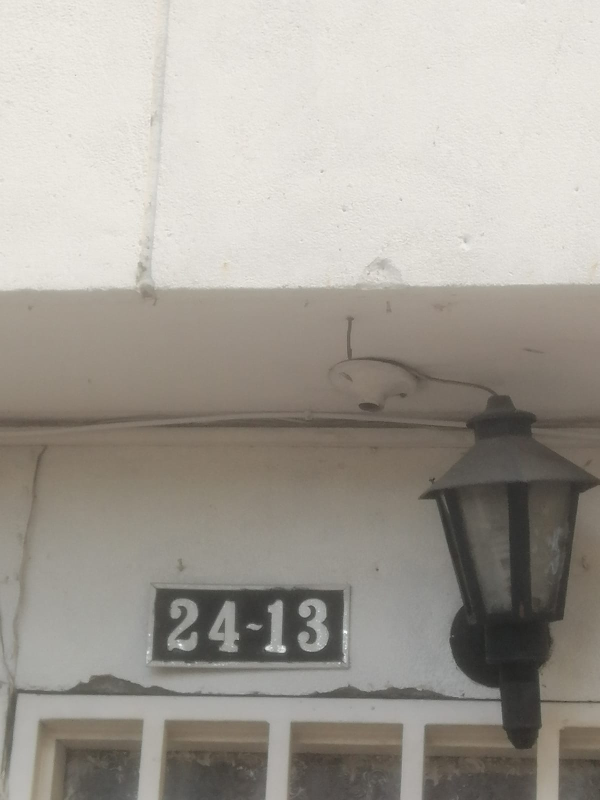
#> input picture uploads/placa8.jpg, 1200 x 1600 px, found by its file name (shown at 1/2 size)
$ jupyter execute --allow-errors Proyecto_CVTxVC_v15.ipynb   (shell and % lines are left out)
#> lines starting #> are read from the running program, lines starting #| are printed output that depends on the picture; after the words box and inside, x2 and y2 are one past the last pixel; in counts of white or black regions, pixels touching at a corner belong together
# <font color='blue'>**PROYECTO: Control de Visitas Técnicas con Visión Computacional**

<font color='red'>Alba Ramirez    2216260 \\
<font color='red'>Milton Guarin   2210702

##<font color='blue'>Descripción del proyecto

Implementar un sistema de control con visión computacional, para controlar que los técnicos de instalaciones y reparaciones realicen realmente la visita al usuario, validando a través de una fotografía de la placa del predio que el numero de la placa coincida con el numero de la dirección entregada al técnico en la orden.

Para este proyecto utilizaremos técnicas de visión computacional tradicional con OPENCV para localizar la placa dentro de la imagen mediante identificación de contonos, posteriormente identificar el contorno de los caracteres y segmentarlos.  Luego a través de una CNN entrenada, realizar la clasificación de cada uno de esos caracteres y así identificar la placa del predio.

##<font color='blue'>Parte 1.  Uso de técnicas de visión computacional tradicional con OPENCV para LOCALIZAR la placa dentro de la imagen mediante identificación de contornos

###<font color='blue'>Importamos las librerias necesarias

[cell 1]
# Importamos las librerias necesarias

from comet_ml import Experiment
import os
import cv2
import glob
import imutils
import numpy as np
import pandas as pd
import matplotlib.pyplot as plt
from google.colab.patches import cv2_imshow
import tensorflow as tf
import tensorflow.keras.backend as K
from tensorflow import keras
import tensorflow.keras.layers as layers
from sklearn.metrics import f1_score
from tensorflow.keras import optimizers
from tensorflow.keras.models import Sequential
from tensorflow.keras.preprocessing.image import ImageDataGenerator
from tensorflow.keras.layers import Dense, Flatten, MaxPooling2D, Dropout, Conv2D

###<font color='blue'>Leer las imagenes almacenadas en Google Drive

[cell 2]
from google.colab import drive
drive.mount('/content/drive', force_remount=True)

[cell 3]
img_dir = '/content/drive/MyDrive/deteccion_placas/test'
file = img_dir + '/' + 'placa8.jpg'

[cell 4]
#Leer y mostrar las imagenes

def display(img):
    img = cv2.cvtColor(img, cv2.COLOR_BGR2RGB)
    fig = plt.figure(figsize=(10,6))
    ax = plt.subplot(111)
    ax.imshow(img)
    plt.axis('off')
    plt.show()

img = cv2.imread(file)
#> img is the input picture: shape (1600, 1200, 3); mean B, G, R 151.5, 159.4, 164.2
img = cv2.resize(img, (600,400))
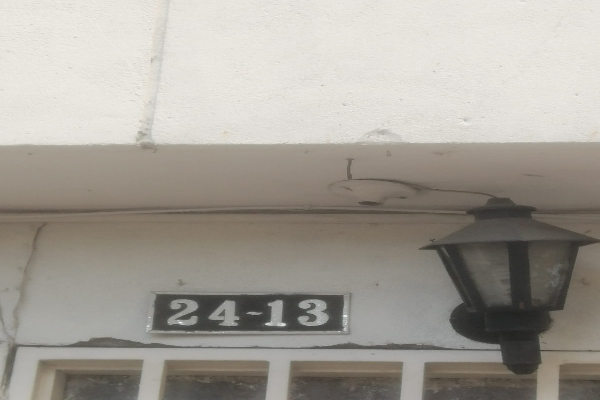
#> img: shape (400, 600, 3); mean B, G, R 151.6, 159.5, 164.3
display(img)

###<font color='blue'>Preprocesamiento de imagenes

Utilizamos identificacion de contornos en la imagen con OPENCV para localizar la placa dentro de la imagen

[cell 5]
# Convertimos la imagen a escalas de grises

img_gray = cv2.cvtColor(img, cv2.COLOR_RGB2GRAY)
cv2_imshow(img_gray)

[cell 6]
# Aplicamos filtros y encontramos los bordes para localizacion de la placa en la imagen

img_blurred = cv2.GaussianBlur(img_gray, ksize=(3, 3), sigmaX=0)

img_thresh = cv2.adaptiveThreshold(
    img_blurred,
    maxValue=255.0,
    adaptiveMethod=cv2.ADAPTIVE_THRESH_GAUSSIAN_C,
    thresholdType=cv2.THRESH_BINARY_INV,
    blockSize=19,
    C=9
)
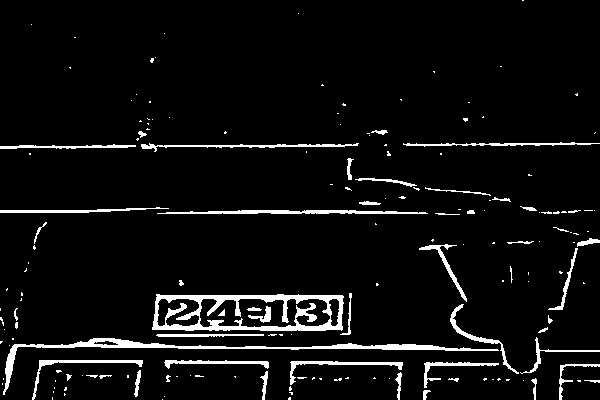
#> img_thresh: shape (400, 600); 5.6% white; 169 white regions (117 under 20 px)

plt.figure(figsize=(12, 10))
plt.imshow(img_thresh, cmap='gray')
plt.axis('off')
plt.show()

[cell 7]
keypoints = cv2.findContours(img_thresh.copy(), cv2.RETR_TREE, cv2.CHAIN_APPROX_SIMPLE)
#> keypoints = 173 contours, 134 with area under 20; largest, box (x1, y1, x2, y2) and area: (152, 294, 344, 331) 6470, (199, 298, 331, 328) 2998, (3, 338, 499, 395) 1660, (156, 298, 200, 327) 894, (157, 210, 428, 214) 511
contours = imutils.grab_contours(keypoints)
#> contours has the same summary as keypoints
contours = sorted(contours, key=cv2.contourArea, reverse=True)[:10]
#> contours = 10 contours; largest, box (x1, y1, x2, y2) and area: (152, 294, 344, 331) 6470, (199, 298, 331, 328) 2998, (3, 338, 499, 395) 1660, (156, 298, 200, 327) 894, (157, 210, 428, 214) 511

[cell 8]
location=None
for contour in contours:
  approx = cv2.approxPolyDP(contour, 10, True)
  if len (approx) == 4:
    location = approx
    break
#> this loop made 1 pass
#> location on pass 1: [[152, 327], [341, 330], [343, 296], [156, 294]]

[cell 9]
location
#> Out = [[152, 327], [341, 330], [343, 296], [156, 294]]

[cell 10]
mask = np.zeros(img_gray.shape, np.uint8)
new_img = cv2.drawContours(mask, [location], 0,255,-1)
#> new_img: shape (400, 600); 2.7% white; 1 white region, box (x1, y1, x2, y2) and area: (152, 294, 344, 331) 6528
new_img = cv2.bitwise_and(img, img, mask=mask)
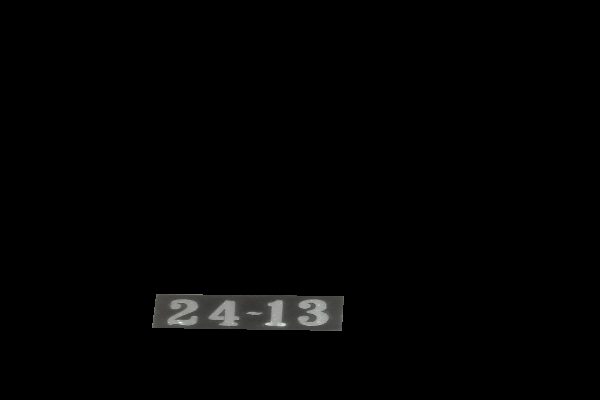
#> new_img: shape (400, 600, 3); mean B, G, R 2.5, 2.6, 2.6

[cell 11]
plt.imshow(cv2.cvtColor(new_img, cv2.COLOR_BGR2RGB))

[cell 12]
# Recortamos de la imagen general, la imagen de la placa solamente

(x,y) = np.where (mask==255)
#> x = 6528 values from 294 to 330; y = 6528 values, max 343 at index 375, min 152 at index 5293, mean 248.4
(x1,y1) = (np.min(x), np.min(y))
#> x1 = 294; y1 = 152
(x2,y2) = (np.max(x), np.max(y))
#> x2 = 330; y2 = 343
cropped_img = img[x1:x2+1, y1:y2+1]

[cell 13]
cv2_imshow(cropped_img)

###<font color='blue'>Identificamos los caracteres individuales en la imagen de la placa

Utilizamos binarización de la imagen de la placa, transformación morfológica para cerrar la apertura del contorno de los caracteres e identificación de contornos de cada uno de los caracteres

[cell 14]
# Encuentra caracteres en la imagen recortada (cropped_img)
def segment_characters(image) :

    # Preprocesa la imagen cortada de la placa con binarización
    img = cv2.resize(image, (333, 75))
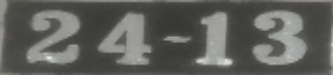
#> img: shape (75, 333, 3); mean B, G, R 92.7, 96.3, 95.8
    img_gray = cv2.cvtColor(img, cv2.COLOR_BGR2GRAY)
#> img_gray: shape (75, 333)
    _, img_binary_lp = cv2.threshold(img_gray, 200, 255, cv2.THRESH_BINARY+cv2.THRESH_OTSU)
#> img_binary_lp: shape (75, 333); 29% white; 15 white regions (4 under 20 px), largest, box (x1, y1, x2, y2) and area: (253, 11, 307, 65) 1878, (27, 10, 80, 64) 1713, (98, 13, 151, 65) 1587

    # Transformación morfologica para cerrar el shape de los digitos
    img_binary_lp = cv2.dilate(img_binary_lp, (2,2))
#> img_binary_lp: shape (75, 333); 31.4% white; 15 white regions (4 under 20 px), largest, box (x1, y1, x2, y2) and area: (253, 11, 307, 66) 1995, (27, 10, 80, 65) 1838, (98, 13, 151, 66) 1665
    kernel = np.ones((2,2), np.uint8)
    img_binary_lp = cv2.morphologyEx(img_binary_lp, cv2.MORPH_CLOSE, kernel)
#> img_binary_lp: shape (75, 333); 32.3% white; 12 white regions (2 under 20 px), largest, box (x1, y1, x2, y2) and area: (254, 12, 308, 67) 1998, (28, 11, 81, 66) 1841, (99, 14, 152, 67) 1669

    LP_WIDTH = img_binary_lp.shape[0]
#> LP_WIDTH = 75
    LP_HEIGHT = img_binary_lp.shape[1]
#> LP_HEIGHT = 333

    # Genera bordes blancos
    img_binary_lp[0:3,:] = 255
    img_binary_lp[:,0:3] = 255
    img_binary_lp[72:75,:] = 255
    img_binary_lp[:,330:333] = 255
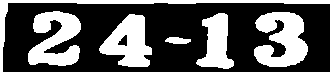
#> img_binary_lp: shape (75, 333); 38.3% white; 6 white regions

    # Estima el tamaño de los contornos de caracteres de las placas
    dimensions = [LP_WIDTH/5, LP_WIDTH/1, LP_HEIGHT/17, 2*LP_HEIGHT/3]
#> dimensions = [15, 75, 19.59, 222]

    plt.imshow(img_binary_lp, cmap='gray')
    plt.show()
    cv2.imwrite('contour.jpg',img_binary_lp)

    # Obtiene los cortornos de la imagen de la placa
    char_list = find_contours(dimensions, img_binary_lp)

    return char_list

[cell 15]
def find_contours(dimensions, img) :

    # Encontrar todos los contornos de la imagen
    cntrs = cv2.findContours(img.copy(), cv2.RETR_TREE, cv2.CHAIN_APPROX_NONE)
#> cntrs = 8 contours; box (x1, y1, x2, y2) and area: (0, 0, 333, 75) 24568, (2, 2, 331, 73) 22687, (254, 12, 308, 67) 1857, (28, 11, 81, 66) 1695, (99, 14, 152, 67) 1640, (196, 13, 234, 69) 1158, (165, 37, 191, 44) 110, (117, 34, 128, 47) 78

    # Recuperar las dimensiones
    lower_width = dimensions[0]
#> lower_width = 15
    upper_width = dimensions[1]
#> upper_width = 75
    lower_height = dimensions[2]
#> lower_height = 19.59
    upper_height = dimensions[3]
#> upper_height = 222

    M = []
    cX = []
    cY = []

    # Verifica los 15 contornos mas grandes para identificar el contorno de los caracteres
    cntrs = imutils.grab_contours(cntrs)
    cntrs = sorted(cntrs, key=cv2.contourArea, reverse=True)[:15]

    ii = cv2.imread('contour.jpg')
#> ii: shape (75, 333, 3); min 0, max 255, mean 97.7

    x_cntr_list = []
    target_contours = []
    img_res = []
    for cntr in cntrs :

        # Detecta el contorno en coordenadas binarias y devuelve las coordenadas del rectangulo
        intX, intY, intWidth, intHeight = cv2.boundingRect(cntr)

        # comprobar las dimensiones del contorno para filtrar los caracteres por tamaño del contorno
        if intWidth > lower_width and intWidth < upper_width and intHeight > lower_height and intHeight < upper_height :

            x_cntr_list.append(intX) # Almacenas las coordenadas del contorno

            # Identificación de los centroides

            M = cv2.moments(cntr)
            cX = int(M["m10"] / M["m00"])
            cY = int(M["m01"] / M["m00"])
            #print(cX)

            char_copy = np.zeros((44,24))

            #Extrae cada caracter usando coordenadas del rectangulo

            char = img[intY:intY+intHeight, intX:intX+intWidth]
            char = cv2.resize(char, (20, 40))

            cv2.rectangle(ii, (intX,intY), (intWidth+intX, intY+intHeight), (0,255,0), 2)
            plt.imshow(ii, cmap='gray')

            # Resultado formateado para clasificacion
           #char = cv2.subtract(255, char)

            # Cambiar el tamaño de la imagen a 24x44 con borde negro
            char_copy[2:42, 2:22] = char
            char_copy[0:2, :] = 0
            char_copy[:, 0:2] = 0
            char_copy[42:44, :] = 0
            char_copy[:, 22:24] = 0

            img_res.append(char_copy) # Lista que almacena la imagen binaria del caracter
#> this loop made 8 passes
#> (intX, intY, intWidth, intHeight, cX, cY) on passes 3 to 6: (254, 12, 54, 55, 281, 39), (28, 11, 53, 55, 55, 38), (99, 14, 53, 53, 128, 41), (196, 13, 38, 56, 216, 42)
#> (intX, intY, intWidth, intHeight) on passes 1, 2, 7, 8: (0, 0, 333, 75), (2, 2, 329, 71), (165, 37, 26, 7), (117, 34, 11, 13)
#> pass 3, in find_contours, `char = cv2.resize(char, (20, 40))`:
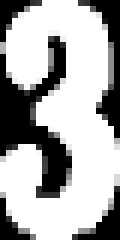
#> char: shape (40, 20) (shown 6 times larger); min 0, max 255, mean 170.8
#> after the loop:
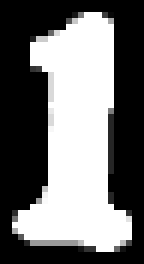
#> char_copy: shape (44, 24) float64 (shown 6 times larger); min 0, max 255, mean 112.7
#> after the loop:
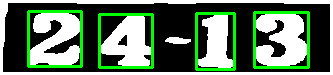
#> ii: shape (75, 333, 3); mean B, G, R 95.2, 120.6, 95.2
#> after the loop, img_res = 4 items; x_cntr_list = [254, 28, 99, 196]

    # Devuelve caracteres en orden ascendente con respecto a la coordenada x

    plt.show()
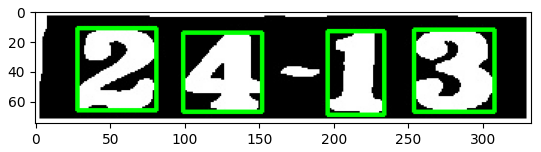
#> figure drawn by matplotlib, 1 panel
    # arbitrary function that stores sorted list of character indeces
    indices = sorted(range(len(x_cntr_list)), key=lambda k: x_cntr_list[k])
#> indices = [1, 2, 3, 0]
    img_res_copy = []
    for idx in indices:
        img_res_copy.append(img_res[idx])# Almacena las imagenes del caracter de acuerdo a su indice
#> this loop made 4 passes
#> idx on pass 4: 0
#> after the loop, img_res_copy = 4 items
    img_res = np.array(img_res_copy)

    return img_res

[cell 16]
# Segmentación de los caracteres de la imagen recortada de la placa
char = segment_characters(cropped_img)

[cell 17]
# Se separan los digitos de la imagen para identificarlos individualmente en el modelo
for i in range(len(char)):
    plt.subplot(1, len(char), i+1)
    plt.imshow(char[i], cmap='gray')
    plt.axis('off')
#> this loop made 4 passes
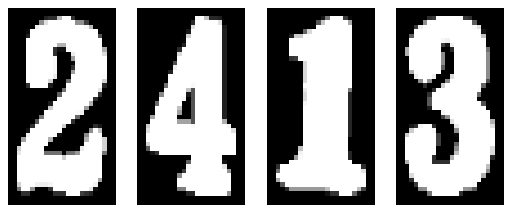
#> figure drawn by matplotlib, 4 panels

## <font color='blue'> Parte 2.  Entrenamiento de modelo CNN para clasificación de los caracteres de la imagen

Se utiliza un modelo CNN basado en AlexNet para realizar la clasificación de cada uno de los caracteres

###<font color='blue'>Subimos del google drive el dataset de entrenamiento y validacion

*El* dataset consta de 1081 caracteres distribuidos en 36 clases:  Digitos del 0 al 9 y letras de la A a la Z

[cell 18]
import pathlib
sld_dir = pathlib.Path('/content/drive/MyDrive/deteccion_placas/dataset/')
print(len(list(sld_dir.glob('*/*.jpg'))))

Utilizamos el 80% del dataset para entrenamiento

[cell 19]
# Settings:

batch_size = 32
img_height = 64
img_width = 64

#> (the rest of this cell did not finish here and is left out)

Utilizamos el 20% del dataset para validación

#> (a cell that did not finish here is left out)

#> (a cell that did not finish here is left out)

[cell 22]
AUTOTUNE = tf.data.AUTOTUNE

#> (the rest of this cell did not finish here and is left out)

#> (a cell that did not finish here is left out)

###<font color='blue'>Implementación y entrenamiento del modelo

[cell 24]
experiment = Experiment(
    api_key="BcmXvl5JtNiOK0G9U0pjgOTHE",
    project_name="visitas_tecnicas",
    workspace="mfguarin")

[cell 25]
tf.keras.backend.clear_session()
#> (this line was passed over: tensorflow is not available in this run)

$ run again, with uploads/placa1.jpg copied over uploads/placa8.jpg
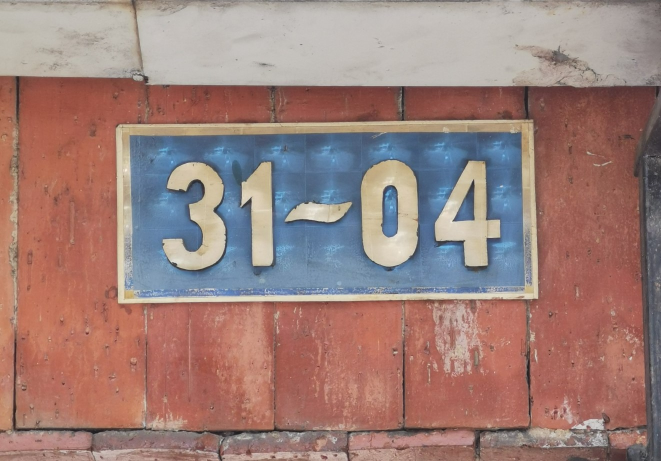
#> input picture uploads/placa1.jpg, 1322 x 922 px, found by its file name (shown at 1/2 size)
#> img is the input picture: shape (922, 1322, 3); mean B, G, R 121.8, 127.3, 156.9
#> img_thresh: shape (400, 600); 10.5% white; 669 white regions (573 under 20 px)
#> keypoints = 683 contours, 618 with area under 20; largest, box (x1, y1, x2, y2) and area: (100, 73, 600, 273) 64796, (104, 102, 490, 265) 59681, (258, 136, 386, 236) 5102, (326, 138, 381, 232) 4246, (391, 136, 457, 236) 3966
#> `contours = imutils.grab_contours(keypoints)`: contours has the same summary as keypoints
#> `contours = sorted(contours, key=cv2.contourArea, reverse=True)[:10]`: contours = 10 contours; largest, box (x1, y1, x2, y2) and area: (100, 73, 600, 273) 64796, (104, 102, 490, 265) 59681, (258, 136, 386, 236) 5102, (326, 138, 381, 232) 4246, (391, 136, 457, 236) 3966
#> the loop `for contour in contours:` made 2 passes
#> location on pass 2: [[485, 104], [488, 260], [105, 262], [108, 107]]
#> Out = [[485, 104], [488, 260], [105, 262], [108, 107]]
#> x1 = 104; y1 = 105
#> x2 = 262; y2 = 488
#> in find_contours, `cntrs = cv2.findContours(img.copy(), cv2.RETR_TREE, cv2.CHAIN_APPROX_N..`: cntrs = 53 contours, 43 with area under 20; largest, box (x1, y1, x2, y2) and area: (0, 0, 333, 75) 24568, (11, 3, 329, 73) 20083, (194, 18, 239, 62) 1644, (252, 18, 304, 62) 1173, (37, 18, 88, 63) 1120
#> in find_contours, `cntrs = sorted(cntrs, key=cv2.contourArea, reverse=True)[:15]`: cntrs = 15 contours, 5 with area under 20; largest, box (x1, y1, x2, y2) and area: (0, 0, 333, 75) 24568, (11, 3, 329, 73) 20083, (194, 18, 239, 62) 1644, (252, 18, 304, 62) 1173, (37, 18, 88, 63) 1120
#> the loop in find_contours, `for cntr in cntrs :` made 15 passes
#> (intX, intY, intWidth, intHeight, cX, cY) on passes 3 to 6: (194, 18, 45, 44, 216, 39), (252, 18, 52, 44, 278, 40), (37, 18, 51, 45, 66, 41), (99, 18, 26, 44, 114, 39)
#> after the loop in find_contours, `for cntr in cntrs :`:
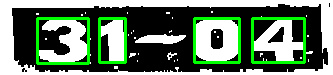
#> ii: shape (75, 333, 3); mean B, G, R 103.6, 125, 103.6
#> after the loop in find_contours, `for cntr in cntrs :`: img_res = 4 items; x_cntr_list = [194, 252, 37, 99]
#> indices = [2, 3, 0, 1]
#> the loop in find_contours, `for idx in indices:` made 4 passes
#> idx on passes 1 to 4: 2, 3, 0, 1
#> after the loop in find_contours, `for idx in indices:`: img_res_copy = 4 items
#> the loop `for i in range(len(char)):` made 4 passes
#> `[cell 17] # Se separan los digitos de la imagen para identificarlos in..`:
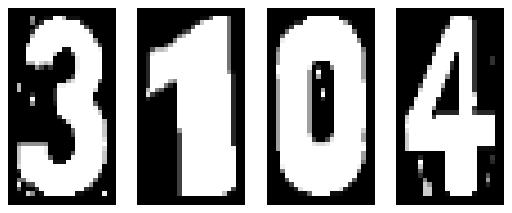
#> figure drawn by matplotlib, 4 panels

$ run again, with uploads/placa11.jpg copied over uploads/placa8.jpg
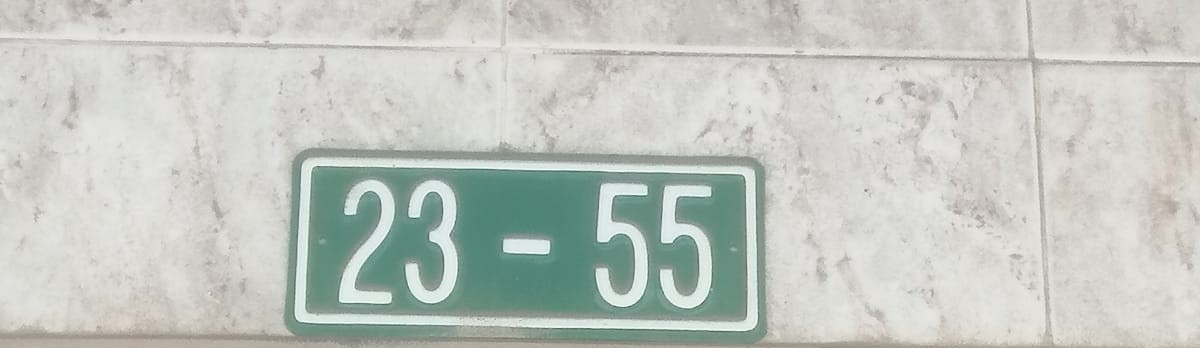
#> input picture uploads/placa11.jpg, 1200 x 348 px, found by its file name
#> img is the input picture: shape (348, 1200, 3); mean B, G, R 193.9, 200.2, 195.7
#> img_thresh: shape (400, 600); 8.8% white; 440 white regions (367 under 20 px)
#> keypoints = 449 contours, 402 with area under 20; largest, box (x1, y1, x2, y2) and area: (142, 170, 384, 390) 47224, (146, 179, 380, 382) 44200, (153, 191, 373, 370) 36575, (156, 193, 370, 368) 34560, (293, 206, 361, 358) 3242
#> `contours = imutils.grab_contours(keypoints)`: contours has the same summary as keypoints
#> `contours = sorted(contours, key=cv2.contourArea, reverse=True)[:10]`: contours = 10 contours; largest, box (x1, y1, x2, y2) and area: (142, 170, 384, 390) 47224, (146, 179, 380, 382) 44200, (153, 191, 373, 370) 36575, (156, 193, 370, 368) 34560, (293, 206, 361, 358) 3242
#> the loop `for contour in contours:` made 2 passes
#> location on pass 2: [[152, 182], [375, 190], [377, 378], [150, 371]]
#> Out = [[152, 182], [375, 190], [377, 378], [150, 371]]
#> x1 = 182; y1 = 150
#> x2 = 378; y2 = 377
#> cntrs = 8 contours; box (x1, y1, x2, y2) and area: (0, 0, 333, 75) 24568, (4, 4, 329, 73) 20739, (217, 12, 255, 67) 922, (264, 13, 302, 68) 904, (78, 10, 116, 65) 880, (29, 10, 70, 66) 854, (149, 36, 184, 44) 218, (252, 2, 331, 6) 158
#> the loop in find_contours, `for cntr in cntrs :` made 8 passes
#> (intX, intY, intWidth, intHeight, cX, cY) on passes 3 to 6: (217, 12, 38, 55, 235, 38), (264, 13, 38, 55, 282, 39), (78, 10, 38, 55, 99, 37), (29, 10, 41, 56, 49, 38)
#> after the loop in find_contours, `for cntr in cntrs :`: img_res = 4 items; x_cntr_list = [217, 264, 78, 29]
#> indices = [3, 2, 0, 1]
#> the loop in find_contours, `for idx in indices:` made 4 passes
#> idx on passes 1, 3, 4: 3, 0, 1
#> after the loop in find_contours, `for idx in indices:`: img_res_copy = 4 items
#> the loop `for i in range(len(char)):` made 4 passes
#> `[cell 17] # Se separan los digitos de la imagen para identificarlos in..`:
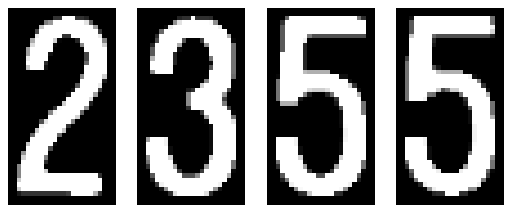
#> figure drawn by matplotlib, 4 panels
